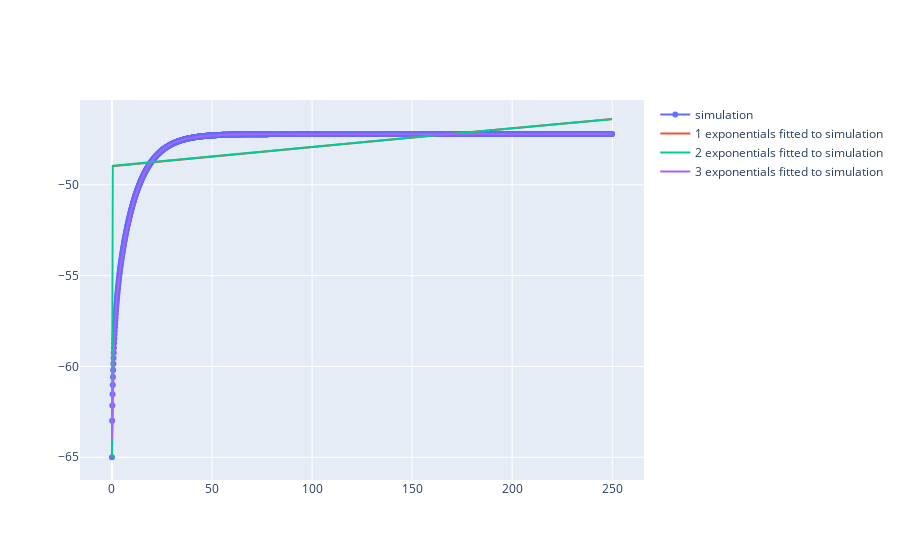

The notebook cell saved with this chart:
### Markdown cell above
The theoretical time constant is 
$$
\tau_m = r_m c_m = R_m C_m = \frac{C_m}{G_m} = \frac{1 \times 10^{-6}}{1 \times 10^{-4}} = 10^{-2} [s]
$$
and the theoretical space constant is
$$
\lambda = \left( \frac{r_m}{r_a} \right) ^{1/2} = \left( \frac{R_m}{R_i} \cdot \frac{d}{4} \right)^{1/2}
= \left( \frac{1}{G_m} \cdot \frac{1}{R_i} \cdot \frac{d}{4} \right)^{1/2}
= \left( \frac{1}{ 10^{-4}} \cdot \frac{1}{1} \right)

### Code cell
import matplotlib.pyplot as plt

# Here we define a function for setting recordings and running
def run(tstop=250):
    """runs a simulation and returns the membrane potential recording at the soma."""
    dt = 0.1 # Again we use 10kHz sampling rate, e.g. 0.1 ms interval
    
    trec = h.Vector() # Record time
    vrec = h.Vector() # Record voltage
    
    trec.record(h._ref_t, dt)
    vrec.record(axon(1e-5)._ref_v, dt)
    
    h.tstop = tstop  # Set how long the simulation will run.
    h.init()
    h.run()
    
    return trec.c(), vrec.c() # Should return a copy of the vector

t, vrec = run()

# define model
def model_n(t, *params):
    assert len(params) % 2 == 0, "Number of parameters must be even"
    n = len(params) // 2
    result = 0
    for i in range(n):
        A_i, a_i = params[2*i], params[2*i+1]
        result += A_i * np.exp(- a_i * t)
    return result

# fit the model with different number of components
n_expos_lst = [1, 2, 3]
res_data_lst = []
for n_expos in n_expos_lst:
    params_data, _ = op.curve_fit(model_n, t, vrec, [1]*2*n_expos)
    res_data_lst.append(model_n(t, *params_data))
    print([ f'tau_{i%2}: {1/params_data[i%2+1]}' for i in range(n_expos)])


fig = go.Figure()
fig.add_trace(go.Scatter(x=t, y=vrec,
                    mode='markers+lines',
                    name='simulation'))
for i in range(len(n_expos_lst)):
    fig.add_trace(go.Scatter(x=t, y=res_data_lst[i],
                        mode='lines',
                        name=f'{i+1} exponentials fitted to simulation'))

fig.show()

### Figure 1 — Plotly figure (JSON) as saved in the notebook; plotly's stock layout.template omitted (floating-point values rounded to 4 significant figures; data arrays with more than 128 entries replaced by an {"elided": "..."} marker saying what was removed)
{"data": [{"mode": "markers+lines", "name": "simulation", "type": "scatter", "x": {"elided": "2500 float values"}, "y": {"elided": "2500 float values"}}, {"mode": "lines", "name": "1 exponentials fitted to simulation", "type": "scatter", "x": {"elided": "2500 float values"}, "y": {"elided": "2500 float values"}}, {"mode": "lines", "name": "2 exponentials fitted to simulation", "type": "scatter", "x": {"elided": "2500 float values"}, "y": {"elided": "2500 float values"}}, {"mode": "lines", "name": "3 exponentials fitted to simulation", "type": "scatter", "x": {"elided": "2500 float values"}, "y": {"elided": "2500 float values"}}], "layout": {}}
